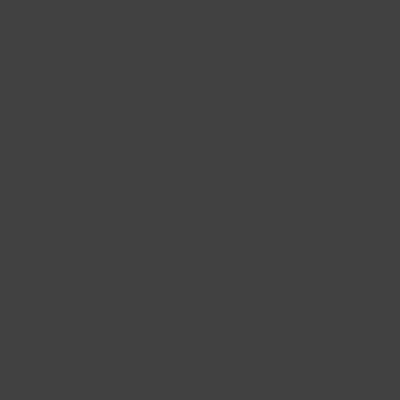
Frame 1 (no input)
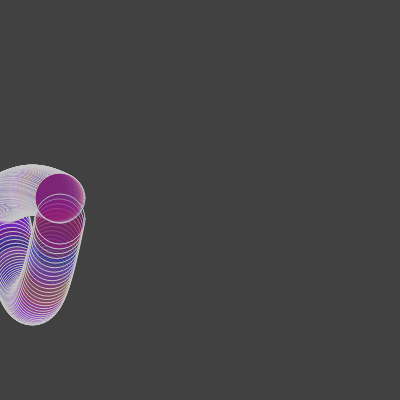
Frame 60 (no input)
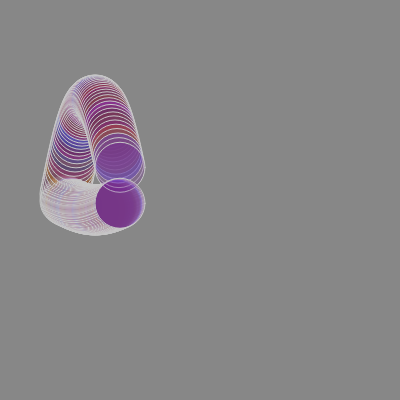
Frame 120 (the mouse pressed at the canvas centre since frame 60)

The p5.js sketch that drew these frames (run headless with seeded random() and noise() and a simulated clock; from frame 60 on, the mouse is pressed at the canvas centre):

// p5.js sketch
// ── sketch.js
var x=0;
var y;
var r=100
var theta = 0;
var inc = 0.05;
var backgroundVal = 220;


function setup() {
  createCanvas(400, 400);
  background(220);
}

function draw() {
  
  
  //x = r * cos(theta);
  y = r * sin(theta);
  
  if(x< width) {
  x +=1;
  } else {
    x=0;
  }
  
  //translate(width/2, height/2);
  translate(0,height/2);
  stroke(200);
  fill(random(200),random(100),random(255),random(100));
  ellipse(x,y,r/2);
  ellipse(x,-y*0.1,r/2);
  console.log(y);
  checkY();
  
  theta+=inc;
}


function checkY() {
 // if(y < -98 || y > 98) {
 //   backgroundVal = random(220);
 //   background(backgroundVal); 
 // }
  var checkVal = random(5);
   if(y < checkVal && y > -checkVal) {
   backgroundVal = random(220);
   background(backgroundVal); 
 }
}
